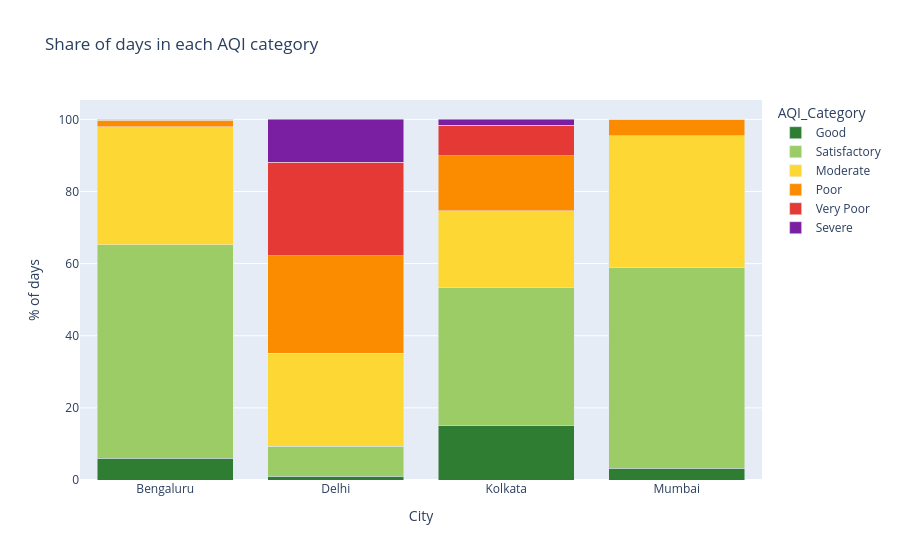

Source (notebook cell):
### Markdown cell above
## 4. High-risk zones and peak periods

### Code cell
# "High risk" = days in Poor, Very Poor or Severe (AQI above 200)
aqi_clean["High_Risk"] = aqi_clean["AQI"] > 200
risk = (aqi_clean.groupby("City")["High_Risk"].mean() * 100).round(1).sort_values(ascending=False)
print("Percent of days in Poor / Very Poor / Severe:")
display(risk)

order = ["Good", "Satisfactory", "Moderate", "Poor", "Very Poor", "Severe"]
colors = {"Good": "#2e7d32", "Satisfactory": "#9ccc65", "Moderate": "#fdd835",
          "Poor": "#fb8c00", "Very Poor": "#e53935", "Severe": "#7b1fa2"}

share = (pd.crosstab(aqi_clean["City"], aqi_clean["AQI_Category"], normalize="index") * 100).round(1)
share = share.reindex(columns=[c for c in order if c in share.columns])

fig = px.bar(share, x=share.index, y=share.columns, barmode="stack",
             color_discrete_map=colors,
             labels={"value": "% of days", "x": "City", "variable": "Category"},
             title="Share of days in each AQI category")
fig.show()

### Figure 1 — Plotly figure (JSON) as saved in the notebook; plotly's stock layout.template omitted (floating-point values rounded to 4 significant figures)
{"data": [{"hovertemplate": "AQI_Category=Good<br>City=%{x}<br>% of days=%{y}<extra></extra>", "legendgroup": "Good", "marker": {"color": "#2e7d32", "pattern": {"shape": ""}}, "name": "Good", "orientation": "v", "showlegend": true, "textposition": "auto", "type": "bar", "x": ["Bengaluru", "Delhi", "Kolkata", "Mumbai"], "xaxis": "x", "y": [6.1, 1.1, 15.2, 3.2], "yaxis": "y"}, {"hovertemplate": "AQI_Category=Satisfactory<br>City=%{x}<br>% of days=%{y}<extra></extra>", "legendgroup": "Satisfactory", "marker": {"color": "#9ccc65", "pattern": {"shape": ""}}, "name": "Satisfactory", "orientation": "v", "showlegend": true, "textposition": "auto", "type": "bar", "x": ["Bengaluru", "Delhi", "Kolkata", "Mumbai"], "xaxis": "x", "y": [59.2, 8.2, 38.3, 55.6], "yaxis": "y"}, {"hovertemplate": "AQI_Category=Moderate<br>City=%{x}<br>% of days=%{y}<extra></extra>", "legendgroup": "Moderate", "marker": {"color": "#fdd835", "pattern": {"shape": ""}}, "name": "Moderate", "orientation": "v", "showlegend": true, "textposition": "auto", "type": "bar", "x": ["Bengaluru", "Delhi", "Kolkata", "Mumbai"], "xaxis": "x", "y": [32.6, 25.9, 21.2, 36.7], "yaxis": "y"}, {"hovertemplate": "AQI_Category=Poor<br>City=%{x}<br>% of days=%{y}<extra></extra>", "legendgroup": "Poor", "marker": {"color": "#fb8c00", "pattern": {"shape": ""}}, "name": "Poor", "orientation": "v", "showlegend": true, "textposition": "auto", "type": "bar", "x": ["Bengaluru", "Delhi", "Kolkata", "Mumbai"], "xaxis": "x", "y": [1.9, 27.0, 15.2, 4.4], "yaxis": "y"}, {"hovertemplate": "AQI_Category=Very Poor<br>City=%{x}<br>% of days=%{y}<extra></extra>", "legendgroup": "Very Poor", "marker": {"color": "#e53935", "pattern": {"shape": ""}}, "name": "Very Poor", "orientation": "v", "showlegend": true, "textposition": "auto", "type": "bar", "x": ["Bengaluru", "Delhi", "Kolkata", "Mumbai"], "xaxis": "x", "y": [0.3, 25.9, 8.4, 0.1], "yaxis": "y"}, {"hovertemplate": "AQI_Category=Severe<br>City=%{x}<br>% of days=%{y}<extra></extra>", "legendgroup": "Severe", "marker": {"color": "#7b1fa2", "pattern": {"shape": ""}}, "name": "Severe", "orientation": "v", "showlegend": true, "textposition": "auto", "type": "bar", "x": ["Bengaluru", "Delhi", "Kolkata", "Mumbai"], "xaxis": "x", "y": [0.0, 11.9, 1.7, 0.0], "yaxis": "y"}], "layout": {"barmode": "stack", "legend": {"title": {"text": "AQI_Category"}, "tracegroupgap": 0}, "title": {"text": "Share of days in each AQI category"}, "xaxis": {"anchor": "y", "domain": [0, 1], "title": {"text": "City"}}, "yaxis": {"anchor": "x", "domain": [0, 1], "title": {"text": "% of days"}}}}
